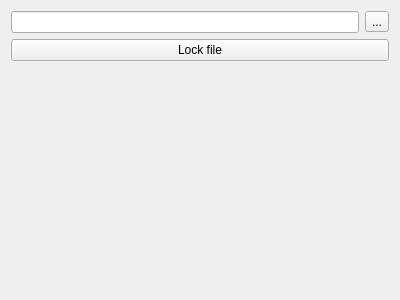
<?xml version="1.0" encoding="UTF-8"?>
<ui version="4.0">
 <class>FormFileUtility</class>
 <widget class="QWidget" name="FormFileUtility">
  <property name="geometry">
   <rect>
    <x>0</x>
    <y>0</y>
    <width>400</width>
    <height>300</height>
   </rect>
  </property>
  <property name="windowTitle">
   <string>Form</string>
  </property>
  <layout class="QVBoxLayout" name="verticalLayout_2">
   <item>
    <layout class="QVBoxLayout" name="verticalLayout">
     <item>
      <layout class="QHBoxLayout" name="horizontalLayout">
       <item>
        <widget class="QLineEdit" name="chooseFileLineEdit"/>
       </item>
       <item>
        <widget class="QToolButton" name="chooseFileToolButton">
         <property name="text">
          <string>...</string>
         </property>
        </widget>
       </item>
      </layout>
     </item>
     <item>
      <widget class="QPushButton" name="lockFilePushButton">
       <property name="text">
        <string>Lock file</string>
       </property>
      </widget>
     </item>
     <item>
      <spacer name="verticalSpacer">
       <property name="orientation">
        <enum>Qt::Vertical</enum>
       </property>
       <property name="sizeHint" stdset="0">
        <size>
         <width>20</width>
         <height>40</height>
        </size>
       </property>
      </spacer>
     </item>
    </layout>
   </item>
  </layout>
 </widget>
 <resources/>
 <connections/>
</ui>
